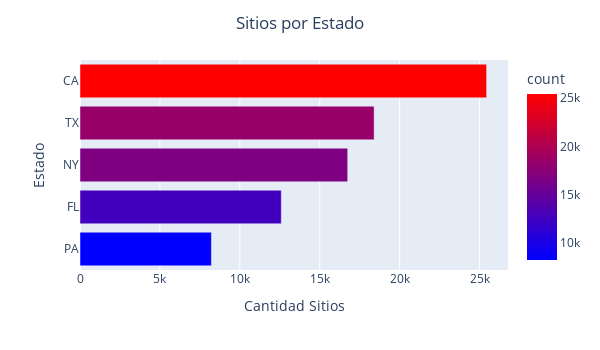

This figure's notebook cell:
### Code cell
fig = px.bar(df_maps_restaurantes['state_ab'].value_counts().reset_index().sort_values(by='count'), x='count', y='state_ab', orientation='h'
,color='count', color_continuous_scale=['blue', 'red'])

fig.update_layout( height=350, width=600,  yaxis_title="Estado", xaxis_title="Cantidad Sitios", title={
        'text': 'Sitios por Estado',
        'x': 0.5, # Center the title horizontally
        'y': 0.95, # Adjust the vertical position of the title
        'xanchor': 'center',
        'yanchor': 'top'
    })

fig.show()

### Figure 1 — Plotly figure (JSON) as saved in the notebook; plotly's stock layout.template omitted (floating-point values rounded to 4 significant figures)
{"data": [{"alignmentgroup": "True", "hovertemplate": "count=%{marker.color}<br>state_ab=%{y}<extra></extra>", "legendgroup": "", "marker": {"color": [8221, 12592, 16746, 18399, 25436], "coloraxis": "coloraxis", "pattern": {"shape": ""}}, "name": "", "offsetgroup": "", "orientation": "h", "showlegend": false, "textposition": "auto", "type": "bar", "x": [8221, 12592, 16746, 18399, 25436], "xaxis": "x", "y": ["PA", "FL", "NY", "TX", "CA"], "yaxis": "y"}], "layout": {"barmode": "relative", "coloraxis": {"colorbar": {"title": {"text": "count"}}, "colorscale": [[0, "blue"], [1, "red"]]}, "height": 350, "legend": {"tracegroupgap": 0}, "margin": {"t": 60}, "title": {"text": "Sitios por Estado", "x": 0.5, "xanchor": "center", "y": 0.95, "yanchor": "top"}, "width": 600, "xaxis": {"anchor": "y", "domain": [0, 1], "title": {"text": "Cantidad Sitios"}}, "yaxis": {"anchor": "x", "domain": [0, 1], "title": {"text": "Estado"}}}}
